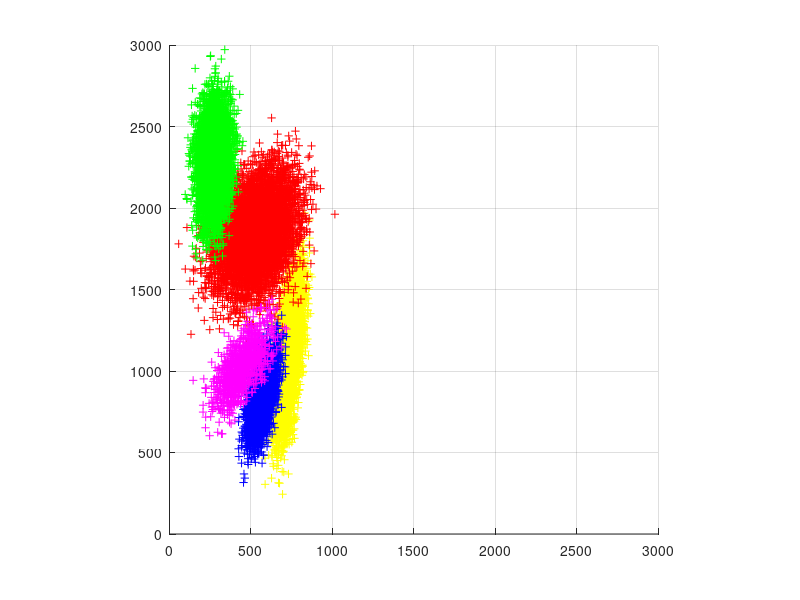

Reproduce this figure in MATLAB.
% GENVDATA Generation of simulated vowel data
%

Ntot = 20000;

Pa = 0.25;
mu_a = [730 1090];
std_a = [35  20
         20  230];
Na = Pa*Ntot;
a = randn(Na,2) * std_a + repmat(mu_a,Na,1);
	
Pe = 0.3;
mu_e = [530 1840];
std_e = [120  25
         25  190];
Ne = Pe*Ntot;
e = randn(Ne,2) * std_e + repmat(mu_e,Ne,1);

Pi = 0.25;
mu_i = [270 2290];
std_i = [50  5
         5  190];
Ni = Pi*Ntot;
i = randn(Ni,2) * std_i + repmat(mu_i,Ni,1);

Po = 0.15;
mu_o = [570 840];
std_o = [40  20
         20 140];
No = Po*Ntot;
o = randn(No,2) * std_o + repmat(mu_o,No,1);

Py = 0.05;
mu_y = [440 1020];
std_y = [80 40
         40 130];
Ny = Py*Ntot;
y = randn(Ny,2) * std_y + repmat(mu_y,Ny,1);

allvow = [a; e; i; o; y];
allvow = allvow(randperm(Ntot),:);

save vowels.mat a e i o y allvow

clf;
%set(gca,'xlim',[0 4000],'ylim',[0 4000],'dataaspectratio',[1 1 1e-6]);
set(gca,'xlim',[0 3000],'ylim',[0 3000],'dataaspectratio',[1 1 1e-6]);
%set(gca,'xlim',[0 1500],'ylim',[0 4000]);
hold on; grid on;
plot(a(:,1),a(:,2),'y+');
plot(e(:,1),e(:,2),'r+');
plot(i(:,1),i(:,2),'g+');
plot(o(:,1),o(:,2),'b+');
plot(y(:,1),y(:,2),'m+');
